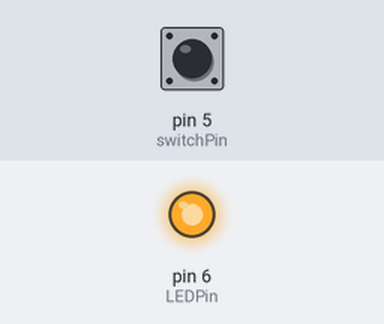
The sketch below on a simulated Arduino Uno, built with avr-gcc and run on an emulated ATmega328P. Parts: output pins drawn as LEDs (lit = HIGH). The inputs (shaded band) are chosen by the test bench; at power-on: pin 5 (switchPin) HIGH.

Above: at 1.2 s.
1.3 s: pin 5 (switchPin) pulled LOW for 0.15 s
At 1.37 s:
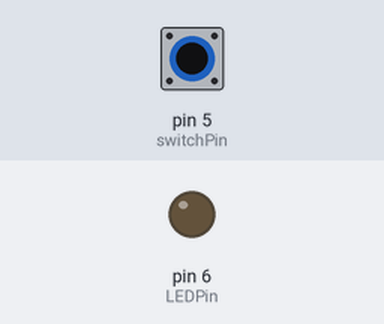
2.9 s: pin 5 (switchPin) pulled LOW for 3.2 s
At 6.8 s:
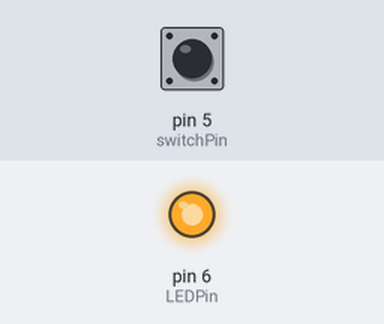
Timing chart, 0 to 8.3 s (numbered marks = the images above; inputs shaded):
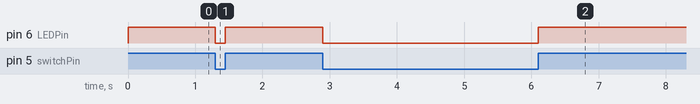

The sketch:

DigitalInput.ino
```cpp
/* Reading Inputs Example
 * By Duleepa J Thrimawithana
 * Revision 1.0
 * 21 June 2017
 */

const int LEDPin = 6;                  //LED is connected to pin 11
const int switchPin = 5;               //Push button is connected to pin 12
int switchInput;                        //Declare a variable to hold input from switch

void setup() {
  pinMode(LEDPin, OUTPUT);              //Initialize LED pin as output
  pinMode(switchPin, INPUT);            //Initialize push button pin as input
}

void loop() {
  switchInput = digitalRead(switchPin); //Read the input from switch
  digitalWrite(LEDPin, switchInput);    //Write the value in switchInput to LEDPin and repeat
}
```

Measured:
- after the input at 1.3 s, pin 6 (LEDPin): HIGH → LOW at once, → HIGH 0.15 s later
- after the input at 2.9 s, pin 6 (LEDPin): HIGH → LOW at once, → HIGH 3.2 s later
